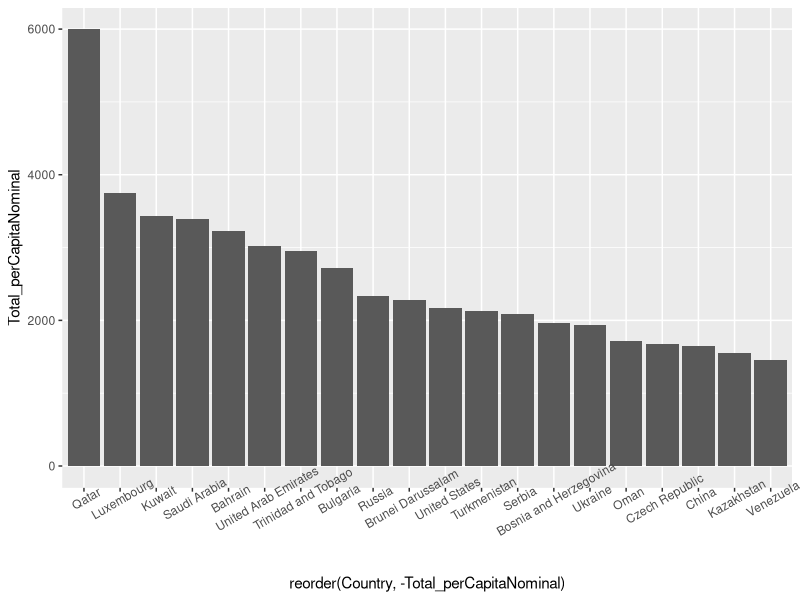
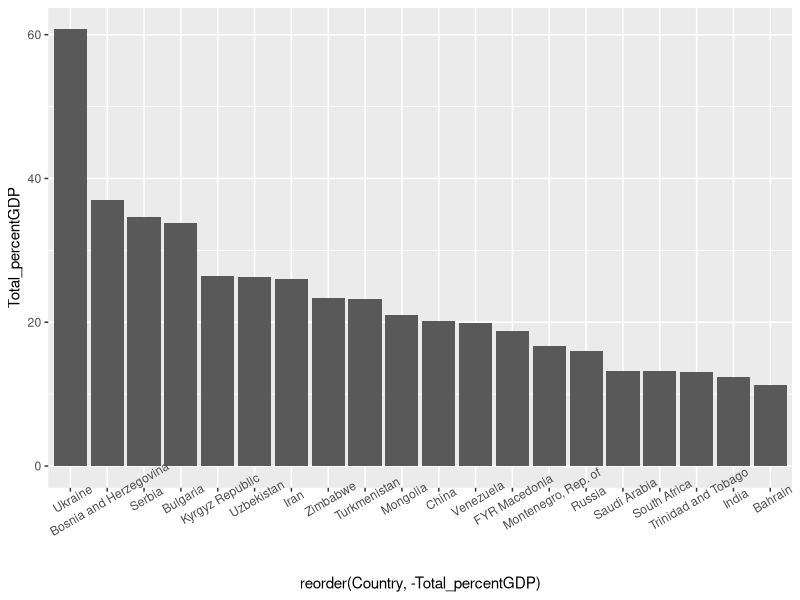
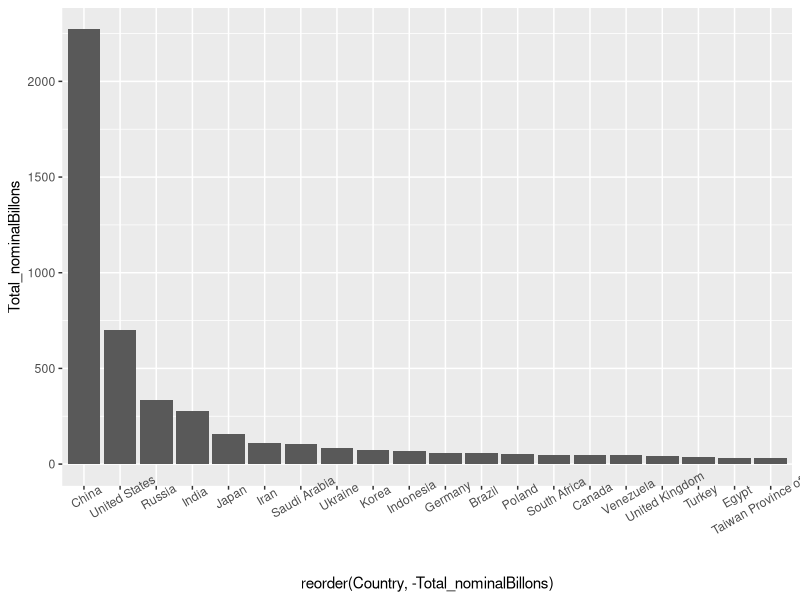

These charts were generated, in order, by the following R code:
## ---- chunk 1
knitr::opts_chunk$set(echo = TRUE)
library(readr)
library(dplyr)
library(ggplot2)
library(reshape2)
## ---- chunk 2
df <- read.csv("../data/Subsidios-a-la-Energia/energy-subsides-2015.csv")
df$Country <- as.factor(df$Country)
df$Country_Category <- as.factor(df$Country_Category) 
## ---- chunk 3
arg <- df %>% filter(Country == "Argentina")
knitr::kable(melt(arg, id.vars = c()))
## ---- chunk 4
top <- 20
topNominal <- df %>% 
    select(Country, Total_nominalBillons) %>% 
    arrange(desc(Total_nominalBillons)) %>% 
    slice(1:top)
  
topPercentGDP <-  df %>% 
    select(Country, Total_percentGDP) %>% 
    arrange(desc(Total_percentGDP)) %>% 
    slice(1:top)
    
topPerCapita <- df %>% 
    select(Country, Total_perCapitaNominal) %>% 
    arrange(desc(Total_perCapitaNominal)) %>% 
    slice(1:top)

ggplot(topPerCapita, 
       aes(x=reorder(Country,-Total_perCapitaNominal), 
           y=Total_perCapitaNominal)) + 
  geom_bar(stat="identity") +
  theme(axis.text.x = element_text(angle = 30))

ggplot(topPercentGDP, 
       aes(x=reorder(Country,-Total_percentGDP), 
           y=Total_percentGDP)) + 
  geom_bar(stat="identity") +
  theme(axis.text.x = element_text(angle = 30))

ggplot(topNominal, 
       aes(x=reorder(Country,-Total_nominalBillons), 
           y=Total_nominalBillons)) + 
  geom_bar(stat="identity") +
  theme(axis.text.x = element_text(angle = 30))
